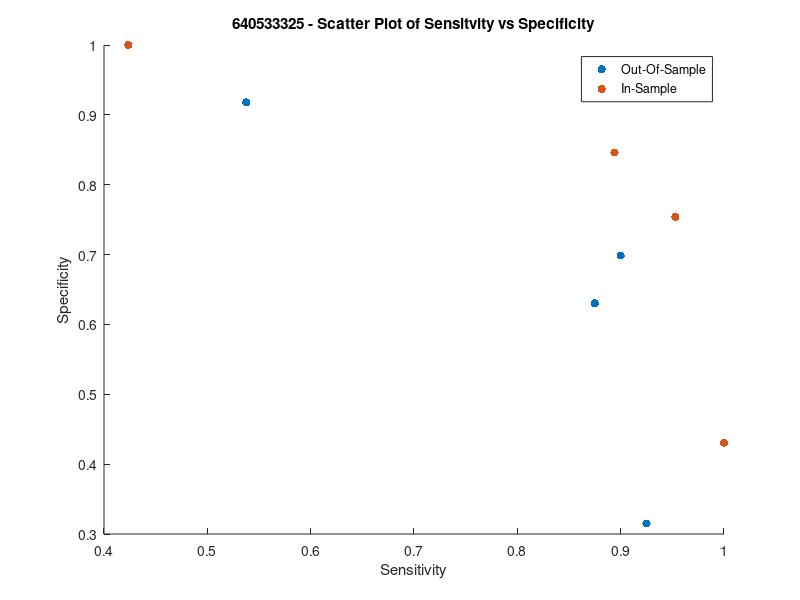

The MATLAB source for this figure:
clear;
matrix1 = [28,37;0,85];
matrix2 = [23,50;6,74];
matrix3 = [65,0;49,36];
matrix4 = [67,6;37,43];
matrix5 = [49,16;4,81];
matrix6 = [46,27;10,70];
matrix7 = [55,10;9,76];
matrix8 = [51,22;8,72];

matrixinsample = {[matrix1],[matrix3],[matrix5],[matrix7]};
matrixoutsample = {[matrix2],[matrix4],[matrix6],[matrix8]};

for i = 1:length(matrixinsample)
    Specin(i) = matrixinsample{i}(1)/(matrixinsample{i}(1)+matrixinsample{i}(3));
    Sensin(i) = matrixinsample{i}(4)/(matrixinsample{i}(4)+matrixinsample{i}(2));
end

for i = 1:length(matrixoutsample)
    Specout(i) = matrixoutsample{i}(1)/(matrixoutsample{i}(1)+matrixoutsample{i}(3));
    Sensout(i) = matrixoutsample{i}(4)/(matrixoutsample{i}(4)+matrixoutsample{i}(2));
end


figure()
hold on
scatter(Sensout, Specout,'filled')
scatter(Sensin, Specin, 'filled')
legend("Out-Of-Sample", "In-Sample")
xlabel("Sensitivity")
ylabel("Specificity")
title("640533325 - Scatter Plot of Sensitvity vs Specificity")

hold off